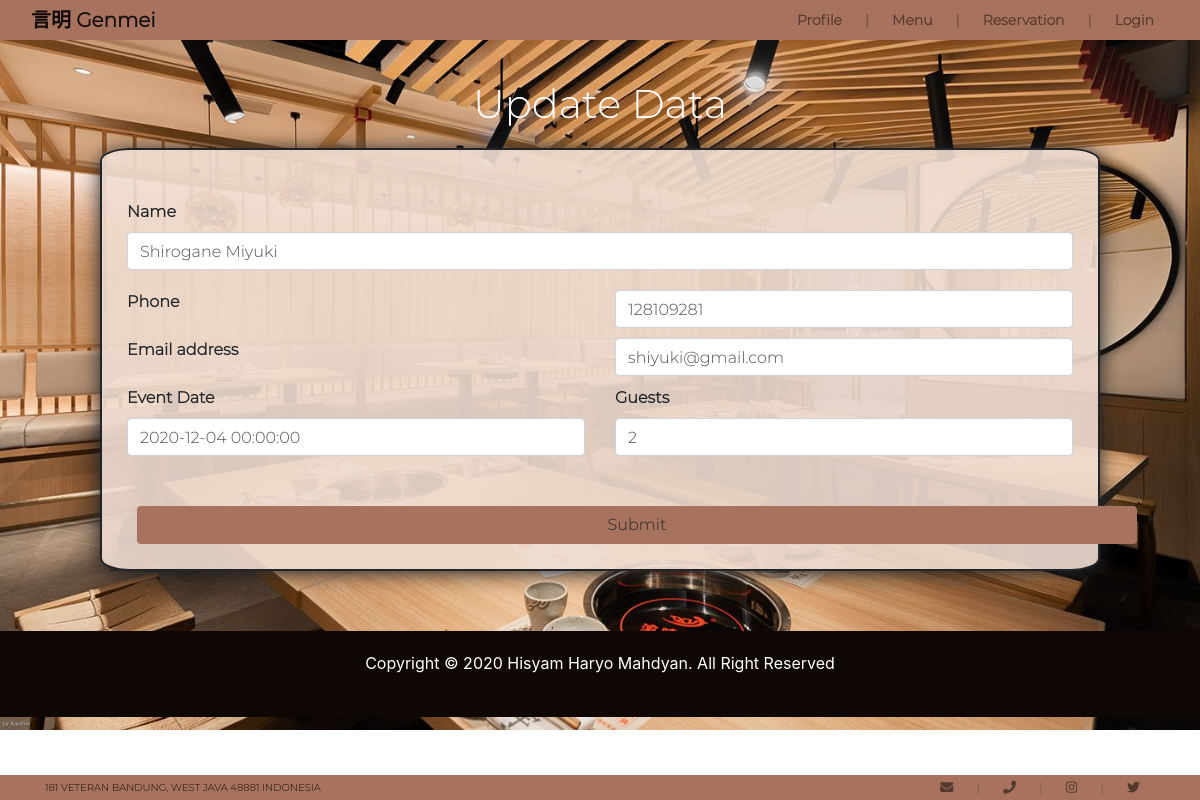
The page /update.php?id=3 on the database its author committed.
### tables this page shows
CREATE TABLE `reservation` (
  `id` int(5) NOT NULL,
  `name` varchar(100) NOT NULL,
  `phone` varchar(14) NOT NULL,
  `email` varchar(100) NOT NULL,
  `date` datetime DEFAULT NULL,
  `guest` int(11) NOT NULL
);

### function.php (called while the page is built, shortened)
<?php
$connect = mysqli_connect("localhost", "id15750941_root", "2u2PezU^)u>dM]gP", "id15750941_restaurant");
function query($query)
{
    global $connect;
    $result = mysqli_query($connect, $query);
    $rows = [];
    while ($row = mysqli_fetch_assoc($result)) {
        $rows[] = $row;
    }
    return $rows;
}

### update.php (the view, shortened to what this page needs)
<?php
require 'function.php';
$id = $_GET["id"];
$updt = query("SELECT * FROM reservation WHERE id= $id")[0];
?>
<!DOCTYPE html>
<html lang="en">
<head>
    <link rel="stylesheet" href="styleReservation.css">
    <link rel="stylesheet" href="css/bootstrap.min.css">
    <link rel="stylesheet" href="https://cdnjs.cloudflare.com/ajax/libs/font-awesome/5.14.0/css/all.min.css  ">
    <link rel="stylesheet" href="https://cdn.jsdelivr.net/npm/bootstrap@4.5.3/dist/css/bootstrap.min.css">
</head>
<body>
    <header>
        <nav class="navbar fixed-top navbar-expand-sm navbar-light" id="navbar-atas">
            <div class="container-fluid">
                <a href="#" class="navbar-brand">
                    言明 Genmei
                </a>
                <ul class="nav navbar-nav justify-content-end ">
                    <li class="nav-item">
                        <a class="nav-link " href="biodata.php">Profile</a>
                    </li>
                    <li>
                        <a class="nav-link disabled" href="#" tabindex="-1" aria-disabled="true">|</a>
                    </li>
                    <li class="nav-item ">
                        <a href="Tugas.html#menu" class="nav-link ">Menu</a>
                    </li>
                    <li>
                        <a class="nav-link disabled" href="#" tabindex="-1" aria-disabled="true">|</a>
                    </li>
                    <li class="nav-item ">
                        <a href="reservation.php" class="nav-link ">Reservation</a>
                    </li>
                    <li>
                        <a class="nav-link disabled" href="#" tabindex="-1" aria-disabled="true">|</a>
                    </li>
                    <li class="nav-item">
                        <a href="tel:+6281225593609" class="nav-link ">Login</a>
                    </li>
                </ul>
            </div>
        </nav>
    </header>
    <nav class="navbar fixed-bottom navbar-expand-sm navbar-light " id="navbar-bawah">
        <div class="container ">
            <a href="https://www.google.com/maps/place/Gedung+Sate/@-6.9024759,107.6166213,17z/data=!3m1!4b1!4m5!3m4!1s0x2e68e64c5e8866e5:0x37be7ac9d575f7ed!8m2!3d-6.9024812!4d107.61881?hl=id " target="_blank " class="navbar-brand " style="font-size:
        10px; ">
                181 VETERAN BANDUNG, WEST JAVA 48881 INDONESIA
            </a>
            <ul class="nav navbar-nav justify-content-end ">
                <li class="nav-item ">
                    <a class="nav-link " href="mailto: hharyo7@gmail.com " target="_blank "><i class="fas fa-envelope "></i></a>
                </li>
                <li class="nav-item ">
                    <a class="nav-link disabled " href="# " tabindex="-1 " aria-disabled="true ">|</a>
                </li>
                <li class="nav-item ">
                    <a href="tel:+6281225593609 " class="nav-link "><i class="fas fa-phone "></i></a>
                </li>
                <li>
                    <a class="nav-link disabled " href="# " tabindex="-1 " aria-disabled="true ">|</a>
                </li>
                <li class="nav-item ">
                    <a class="nav-link " href="https://instagram.com " target="_blank "><i class="fab fa-instagram "></i></a>
                </li>
                <li class="nav-item ">
                    <a class="nav-link disabled " href="# " tabindex="-1 " aria-disabled="true ">|</a>
                </li>
                <li class="nav-item ">
                    <a class="nav-link " href="https://twitter.com " target="_blank "><i class="fab fa-twitter "></i></a>
                </li>
            </ul>
        </div>
    </nav>
    <div class="container text-center" id="title">
        <div class="jumbotron-fluid ">
            <h1>Update Data</h1>
        </div>
    </div>
    <div class="jumbotron-fluid" id="dadang" style="background-color: rgba(240, 222, 210, 0.9);
                            border: 2px solid;
                            margin: 20px 100px 60px 100px;
                            font-family: 'font new';
                            border-radius: 3%;
                            box-shadow: 0 2px 20px;">
        <div class="jumbotron-fluid ">
            <form id="form" action="" method="POST">
                <div class="row " id="name">
                    <div class="col ">
                        <label for="firstname " class="form-label ">Name</label>
                        <input type="text " class="form-control " name="name" aria-label="First name " required value="<?= $updt["name"] ?>">
                    </div>
                </div>
                <div id="contact ">
                    <div class="row ">
                        <div class="col "><label for="phone " class="form-label ">Phone </label>
                        </div>
                        <div class="col "><input name="phone" type="tel" class="form-control" id="exampleInputEmail1" aria-describedby="emailHelp" required value="<?= $updt["phone"] ?>">
                        </div>
                    </div>
                    <div class="row ">
                        <div class="col "><label for="exampleInputEmail1 " class="form-label ">Email address </label>
                        </div>
                        <div class="col "><input name="email" type="email " class="form-control " id="exampleInputEmail1 " aria-describedby="emailHelp " required value="<?= $updt["email"] ?>">
                        </div>
                    </div>
                </div>
                <div class="row " id="time ">
                    <div class="col ">
                        <label for="firstname " class="form-label ">Event Date </label>
                        <input name="date" type="datetime" class="form-control " placeholder=" " aria-label="First name " required value="<?= $updt["date"] ?>">
                    </div>
                    <div class="col ">
                        <label for="lastname " class="form-label ">Guests</label>
                        <input name="guest" type="number" class="form-control " placeholder="Person " aria-label="Last name " required value="<?= $updt["guest"] ?>">
                    </div>
                </div>
                <button type="submit" name="submit" class="btn" style="margin: 50px 29px 15px 10px; background-color:#A8735E; width: 1000px; ">Submit</button>
            </form>
        </div>
    </div>
    <div class="footer" style="background-color: #1c0d08; margin: 0;height: 85px;">
        <footer class="page-footer pt-1 " id="footer-bawah" style="color: #ffff; background-color: #0f0704;">
            <div class="footer-copyright text-center py-3" id="footer-value">Copyright &copy; 2020 Hisyam Haryo Mahdyan. All Right Reserved
            </div>
        </footer>
    </div>
</body>
</html>

### styleReservation.css (style rules this page uses)
body { color: #6b0e00; background-color: #f9f8f6; background-image: url(img/background_form.png); background-repeat: no-repeat; background-position: center; background-size: cover; height: 500px; }
li { margin-top: 0; margin-right: 7px; }
#navbar-atas { font-family: 'font new'; height: 40px; font-size: 14px; font-weight: 1000; color: #111110; background-color: #a8735e; border-top: 2px; margin-top: 0; }
#navbar-bawah { font-family: 'font new'; height: 25px; font-size: 13px; background-color: #a8735e; display: flex; }
#title { margin-top: 80px; font-family: 'font new'; color: white; font-weight: bolder; }
.row { margin-top: 10px; }
#form { margin: 15px 20px 0px 20px; }
#phone, #contact, #name { margin-top: 20px; margin-bottom: 20px; }
#footer-bawah { height: 86px; }
#dadang { font-weight: bolder; background-color: rgba(240, 222, 210, 0.9); margin: 20px 100px 60px 100px; padding: 10px 5px 10px 5px; font-family: 'font new'; border-radius: 3%; box-shadow: 0 2px 20px; }

### rows shown on the page
reservation: name "Shirogane Miyuki", phone "128109281", email "shiyuki@gmail.com", date "2020-12-04 00:00:00", guest "2"
